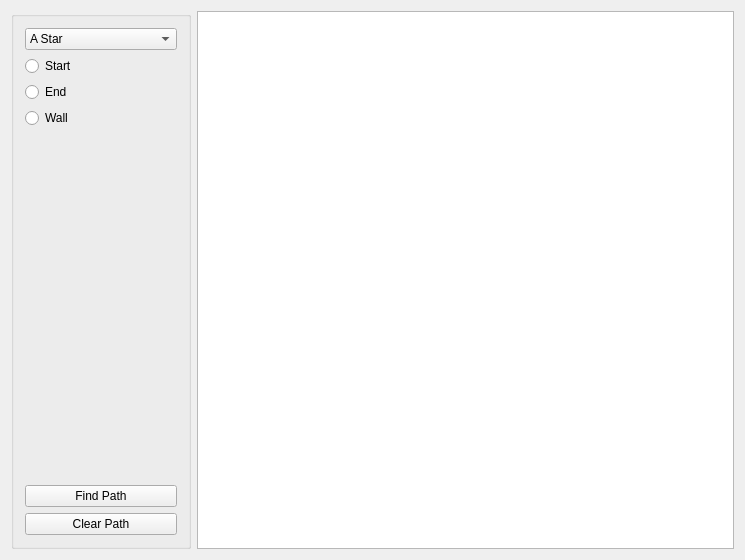
<?xml version="1.0" encoding="UTF-8"?>
<ui version="4.0">
 <class>MainWindow</class>
 <widget class="QMainWindow" name="MainWindow">
  <property name="enabled">
   <bool>true</bool>
  </property>
  <property name="geometry">
   <rect>
    <x>0</x>
    <y>0</y>
    <width>745</width>
    <height>560</height>
   </rect>
  </property>
  <property name="sizePolicy">
   <sizepolicy hsizetype="Preferred" vsizetype="Preferred">
    <horstretch>0</horstretch>
    <verstretch>0</verstretch>
   </sizepolicy>
  </property>
  <property name="windowTitle">
   <string>MainWindow</string>
  </property>
  <widget class="QWidget" name="centralWidget">
   <property name="enabled">
    <bool>true</bool>
   </property>
   <property name="sizePolicy">
    <sizepolicy hsizetype="Preferred" vsizetype="Preferred">
     <horstretch>0</horstretch>
     <verstretch>0</verstretch>
    </sizepolicy>
   </property>
   <property name="minimumSize">
    <size>
     <width>0</width>
     <height>0</height>
    </size>
   </property>
   <layout class="QHBoxLayout" name="horizontalLayout_2">
    <item>
     <widget class="QGroupBox" name="groupBox">
      <property name="minimumSize">
       <size>
        <width>180</width>
        <height>0</height>
       </size>
      </property>
      <property name="title">
       <string/>
      </property>
      <layout class="QGridLayout" name="gridLayout">
       <item row="0" column="0">
        <layout class="QVBoxLayout" name="verticalLayout">
         <item>
          <widget class="QComboBox" name="comboBox">
           <item>
            <property name="text">
             <string>A Star</string>
            </property>
           </item>
           <item>
            <property name="text">
             <string>Dijkstra</string>
            </property>
           </item>
           <item>
            <property name="text">
             <string>BFS</string>
            </property>
           </item>
           <item>
            <property name="text">
             <string>DFS</string>
            </property>
           </item>
          </widget>
         </item>
         <item>
          <layout class="QVBoxLayout" name="verticalLayout_3">
           <item>
            <widget class="QRadioButton" name="radioButton">
             <property name="text">
              <string>Start</string>
             </property>
            </widget>
           </item>
           <item>
            <widget class="QRadioButton" name="radioButton_2">
             <property name="text">
              <string>End</string>
             </property>
            </widget>
           </item>
           <item>
            <widget class="QRadioButton" name="radioButton_3">
             <property name="text">
              <string>Wall</string>
             </property>
            </widget>
           </item>
          </layout>
         </item>
        </layout>
       </item>
       <item row="3" column="0">
        <layout class="QVBoxLayout" name="verticalLayout_2">
         <item>
          <widget class="QPushButton" name="pushButton_2">
           <property name="text">
            <string>Find Path</string>
           </property>
          </widget>
         </item>
         <item>
          <widget class="QPushButton" name="pushButton_3">
           <property name="text">
            <string>Clear Path</string>
           </property>
          </widget>
         </item>
        </layout>
       </item>
       <item row="2" column="0">
        <spacer name="verticalSpacer">
         <property name="orientation">
          <enum>Qt::Vertical</enum>
         </property>
         <property name="sizeHint" stdset="0">
          <size>
           <width>20</width>
           <height>40</height>
          </size>
         </property>
        </spacer>
       </item>
       <item row="1" column="0">
        <widget class="QLabel" name="label">
         <property name="text">
          <string/>
         </property>
        </widget>
       </item>
      </layout>
     </widget>
    </item>
    <item>
     <widget class="QGraphicsView" name="graphicsView">
      <property name="sizePolicy">
       <sizepolicy hsizetype="Expanding" vsizetype="Expanding">
        <horstretch>0</horstretch>
        <verstretch>0</verstretch>
       </sizepolicy>
      </property>
     </widget>
    </item>
   </layout>
  </widget>
 </widget>
 <layoutdefault spacing="6" margin="11"/>
 <resources/>
 <connections/>
</ui>
